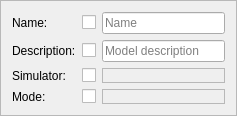
<?xml version="1.0" encoding="UTF-8"?>
<ui version="4.0">
 <class>CModelMappingModifyForm</class>
 <widget class="QFrame" name="CModelMappingModifyForm">
  <property name="geometry">
   <rect>
    <x>0</x>
    <y>0</y>
    <width>237</width>
    <height>110</height>
   </rect>
  </property>
  <property name="windowTitle">
   <string>Modify model data</string>
  </property>
  <property name="frameShape">
   <enum>QFrame::StyledPanel</enum>
  </property>
  <property name="frameShadow">
   <enum>QFrame::Raised</enum>
  </property>
  <layout class="QGridLayout" name="gl_ModelMappingModifyForm">
   <item row="2" column="2">
    <widget class="QCheckBox" name="cb_Simulator">
     <property name="text">
      <string/>
     </property>
    </widget>
   </item>
   <item row="2" column="3">
    <widget class="BlackGui::Components::CSimulatorSelector" name="frp_SimulatorSelector">
     <property name="frameShape">
      <enum>QFrame::StyledPanel</enum>
     </property>
     <property name="frameShadow">
      <enum>QFrame::Raised</enum>
     </property>
    </widget>
   </item>
   <item row="1" column="1">
    <widget class="QLabel" name="lbl_Description">
     <property name="text">
      <string>Description:</string>
     </property>
     <property name="buddy">
      <cstring>le_Description</cstring>
     </property>
    </widget>
   </item>
   <item row="0" column="2">
    <widget class="QCheckBox" name="cb_Name">
     <property name="text">
      <string/>
     </property>
    </widget>
   </item>
   <item row="0" column="1">
    <widget class="QLabel" name="lbl_Name">
     <property name="text">
      <string>Name:</string>
     </property>
     <property name="buddy">
      <cstring>le_Name</cstring>
     </property>
    </widget>
   </item>
   <item row="0" column="3">
    <widget class="QLineEdit" name="le_Name">
     <property name="placeholderText">
      <string>Name</string>
     </property>
     <property name="clearButtonEnabled">
      <bool>true</bool>
     </property>
    </widget>
   </item>
   <item row="1" column="2">
    <widget class="QCheckBox" name="cb_Description">
     <property name="text">
      <string/>
     </property>
    </widget>
   </item>
   <item row="2" column="1">
    <widget class="QLabel" name="lbl_Simulator">
     <property name="text">
      <string>Simulator:</string>
     </property>
    </widget>
   </item>
   <item row="1" column="3">
    <widget class="QLineEdit" name="le_Description">
     <property name="maxLength">
      <number>256</number>
     </property>
     <property name="placeholderText">
      <string>Model description</string>
     </property>
     <property name="clearButtonEnabled">
      <bool>true</bool>
     </property>
    </widget>
   </item>
   <item row="3" column="1">
    <widget class="QLabel" name="lbl_Mode">
     <property name="text">
      <string>Mode:</string>
     </property>
    </widget>
   </item>
   <item row="3" column="3">
    <widget class="BlackGui::Components::CModelModeSelector" name="frp_IncludeSelector">
     <property name="frameShape">
      <enum>QFrame::StyledPanel</enum>
     </property>
     <property name="frameShadow">
      <enum>QFrame::Raised</enum>
     </property>
    </widget>
   </item>
   <item row="3" column="2">
    <widget class="QCheckBox" name="cb_Mode">
     <property name="text">
      <string/>
     </property>
    </widget>
   </item>
  </layout>
 </widget>
 <customwidgets>
  <customwidget>
   <class>BlackGui::Components::CSimulatorSelector</class>
   <extends>QFrame</extends>
   <header>blackgui/components/simulatorselector.h</header>
   <container>1</container>
  </customwidget>
  <customwidget>
   <class>BlackGui::Components::CModelModeSelector</class>
   <extends>QFrame</extends>
   <header>blackgui/components/modelmodeselector.h</header>
   <container>1</container>
  </customwidget>
 </customwidgets>
 <resources/>
 <connections/>
</ui>
